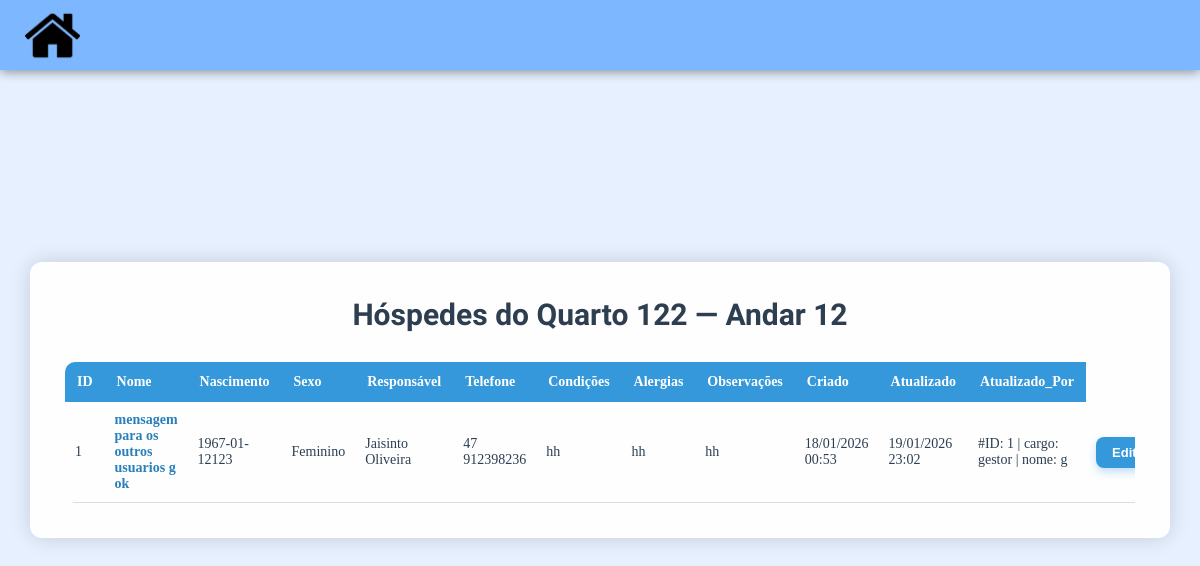
The page /gestor/quartos/2/hospedes (signed in) on the database its author committed.
### Database/models/quartos.py (models this page shows)
class Quartos(BaseModel):
    id_quarto = AutoField()
    num_quarto = IntegerField()
    andar = IntegerField()
    class Meta:
        table_name = "quartos"

### Database/models/hospedes.py (models this page shows)
class Hospedes(BaseModel):
    id_hospede = AutoField()
    nome = CharField()
    data_nascimento = DateField()
    sexo = CharField(max_length=10)
    responsavel_nome = CharField(max_length=150)
    responsavel_telefone = CharField(max_length=20)
    condicoes_medicas = TextField(null=True)
    alergias = TextField(null=True)
    observacoes = TextField(null=True)
    criado_em = DateTimeField(default=datetime.datetime.now)
    atualizado_em = DateTimeField(default=datetime.datetime.now)
    atualizado_por = CharField(null=True)
    id_quarto = ForeignKeyField(Quartos, backref="hospedes", column_name="id_quarto", null=True)
    class Meta:
        database = db

### routes/gestor.py (the view)
@rota_gestor.route('/quartos/<int:id_quarto>/hospedes', methods=['GET'])
def ver_hospedes_quarto(id_quarto):
    check = validar_gestor()
    if check:
        return check
    quarto = Quartos.get_or_none(Quartos.id_quarto == id_quarto)
    if not quarto:
        return "Quarto não encontrado", 404
    print(session)
    hospedes = list(quarto.hospedes)
    return render_template('gestor/hospede_quarto.html', quarto=quarto,hospedes=hospedes )

### utils.py (called while the page is built)
def validar_gestor():
    if 'cargo' not in session:
        return redirect(url_for('home.login'))
    if session.get("cargo") != "gestor":
        return redirect(url_for('home.login'))
    return None

### templates/gestor/hospede_quarto.html (shortened to what this page needs)
<!DOCTYPE html>
<html lang="pt-br">
<head>
    <link href='https://unpkg.com/boxicons@2.1.4/css/boxicons.min.css' rel='stylesheet'>
    <link rel="stylesheet" href="{{ url_for('static', filename='css/hospede_quarto.css') }}">
</head>
<body>
    <div class="top-bar">
        <div class="nav-group">
            <a href="{{ url_for('gestor.painel') }}" class="nav-btn">
                <img src="{{ url_for('static', filename='img/menu.png') }}" class="nav-icon">
            </a>
        </div>
    </div>
    <div class="container-custom">
        <h1 class="titulo">
            Hóspedes do Quarto {{ quarto.num_quarto }} — Andar {{ quarto.andar }}
        </h1>
        <div class="table-container">
            <table>
                <thead>
                    <tr>
                        <th>ID</th>
                        <th>Nome</th>
                        <th>Nascimento</th>
                        <th>Sexo</th>
                        <th>Responsável</th>
                        <th>Telefone</th>
                        <th>Condições</th>
                        <th>Alergias</th>
                        <th>Observações</th>
                        <th>Criado</th>
                        <th>Atualizado</th>
                        <th>Atualizado_Por</th>
                    </tr>
                </thead>
                <tbody>
                    {% for h in hospedes %}
                    <tr>
                        <td>{{ h.id_hospede }}</td>
                        <td class="nome">{{ h.nome }}</td>
                        <td>{{ h.data_nascimento }}</td>
                        <td>{{ h.sexo }}</td>
                        <td>{{ h.responsavel_nome }}</td>
                        <td>{{ h.responsavel_telefone }}</td>
                        <td>{{ h.condicoes_medicas }}</td>
                        <td>{{ h.alergias }}</td>
                        <td>{{ h.observacoes }}</td>
                        <td>{{ h.criado_em.strftime('%d/%m/%Y %H:%M') if h.criado_em else '' }}</td>
                        <td>{{ h.atualizado_em.strftime('%d/%m/%Y %H:%M') if h.atualizado_em else '' }}</td>
                        <td>{{ h.atualizado_por or '—' }}</td>
                        <td>
                            <a href="{{ url_for('gestor.editar_hospede', id=h.id_hospede) }}">
                                <button class="button_edit">Editar</button>
                            </a>
                        </td>
                    </tr>
                    {% endfor %}
                </tbody>
            </table>
        </div>
    </div>
</body>
</html>

### static/css/hospede_quarto.css (style rules this page uses)
* { margin: 0; padding: 0; box-sizing: border-box; }
body { min-height: 100vh; background-color: #e6f0ff; display: flex; justify-content: center; align-items: center; }
.container-custom { width: 95%; max-width: 1400px; background-color: rgba(255,255,255,0.95); border-radius: 12px; padding: 35px; box-shadow: 0 0 20px rgba(0,0,0,0.15); }
.titulo { text-align: center; font-size: 30px; color: #2c3e50; margin-bottom: 30px; font-family: "BBH Sans Hegarty", sans-serif; }
.table-container { overflow-x: auto; }
table { width: 100%; border-collapse: collapse; border-radius: 10px; overflow: hidden; }
thead { background-color: #3498db; }
th { padding: 12px; color: white; text-align: left; font-size: 14px; }
td { padding: 10px; border-bottom: 1px solid #ddd; font-size: 14px; color: #2c3e50; }
.nome { font-weight: bold; color: #2980b9; }
.button_edit, .button_delete { padding: 8px 16px; border: none; border-radius: 8px; font-size: 13px; font-weight: bold; cursor: pointer; transition: 0.2s ease-in-out; display: inline-flex; align-items: center; justify-content: center; gap: 6px; }
.button_edit { background-color: #3498db; color: white; box-shadow: 0 4px 8px rgba(52, 152, 219, 0.3); }
.top-bar { position: fixed; top: 0; left: 0; width: 100%; height: 70px; background: #7db7ff; display: flex; justify-content: flex-start; align-items: center; padding: 0 25px; box-shadow: 0 2px 10px rgba(0,0,0,0.4); z-index: 1000; }
.nav-group { display: flex; align-items: center; }
.nav-btn { display: flex; justify-content: center; align-items: center; width: 55px; height: 55px; border-radius: 12px; transition: 0.3s; text-decoration: none; }
.nav-icon { width: 55px; height: 55px; }

### rows shown on the page
Quartos: num_quarto "122", andar "12"
Hospedes: id_hospede "1", nome "mensagem para os outros usuarios g ok", data_nascimento "1967-01-12123", sexo "Feminino", responsavel_nome "Jaisinto Oliveira", responsavel_telefone "47 912398236", condicoes_medicas "hh", alergias "hh", observacoes "hh", criado_em "18/01/2026 00:53", atualizado_em "19/01/2026 23:02", atualizado_por "#ID: 1 | cargo: gestor | nome: g"
